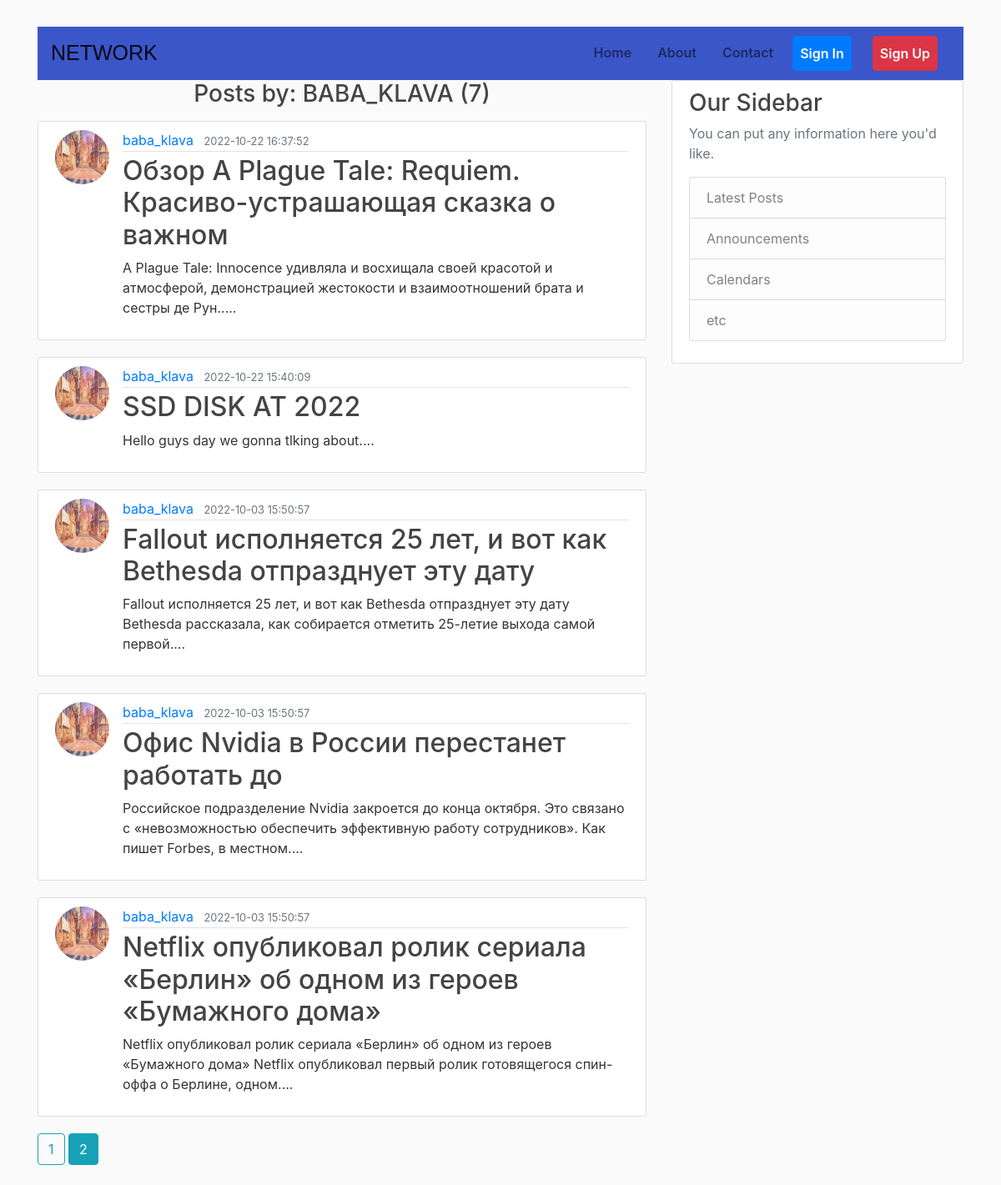
Page /user/baba_klava on the committed database.
### main/models.py (models this page shows, shortened)
class User(db.Model, UserMixin):
    id = db.Column(db.Integer, primary_key=True)
    username = db.Column(db.String(20), unique=True, nullable=False)
    email = db.Column(db.String(120), unique=True, nullable=False)
    image_file = db.Column(db.String(20),
                           nullable=False,
                           default='default.jpg')
    password = db.Column(db.String(60), nullable=False)
    posts = db.relationship('Post', backref='author', lazy=True)

class Post(db.Model):
    id = db.Column(db.Integer, primary_key=True)
    title = db.Column(db.String(100), nullable=False)
    data_posted = db.Column(db.DateTime,
                            nullable=False,
                            default=datetime.utcnow())
    content = db.Column(db.Text, nullable=False)
    post_picture = db.Column(db.String(20), nullable=True, default=None)
    user_id = db.Column(db.Integer, db.ForeignKey('user.id'), nullable=False)

### main/users/routes.py (the view)
@users.route("/user/<string:username>")
def user_posts(username):
    page = request.args.get('page', 1, type=int)
    user = User.query.filter_by(username=username).first_or_404()
    posts = Post.query.filter_by(author=user)\
        .order_by(Post.data_posted.desc())\
        .paginate(per_page=5, page=page)
    return render_template('user_posts.html', posts=posts, user=user)

### main/templates/user_posts.html
{% extends "layout.html"%}
{% block content %}
<h3 style="text-align: center;" class="mb-3">Posts by: {{user.username.upper()}} ({{posts.total}})</h1>
{% for post in posts.items %}
<article class="media content-section">
    <img class="rounded-circle article-img"
        src="{{ url_for('static', filename = 'profile_pics/' + post.author.image_file) }}">
    <div class="media-body">
        <div class="article-metadata">
            <a class="mr-2" href="{{ url_for('users.user_posts', username=post.author.username )}}">{{ post.author.username }}</a>
            <small class="text-muted">{{ post.data_posted.strftime('%Y-%m-%d %H:%M:%S') }}</small>
        </div>
        <h2><a class="article-title" href="{{ url_for('posts.post', post_id=post.id)}}">{{ post.title }}</a></h2>
        <p class="article-content">{{ " ".join(post.content.split()[:20]) + "...." }}</p>
    </div>
</article>
{%endfor%}
<div class="paginate">
{% for page_num in posts.iter_pages(left_edge=1, right_edge=1, left_current=1, right_current=2) %}
    {% if page_num %}
        {% if posts.page == page_num %}
        <a class="btn btn-outline-info mb-4" href="{{ url_for('users.user_posts',username=user.username,page=page_num) }}">{{page_num}}</a>
        {% else %}
        <a class="btn btn-info mb-4" href="{{ url_for('users.user_posts',username=user.username,page=page_num) }}">{{page_num}}</a>
        {% endif %}
    {% else %}
        ...
    {% endif %}
{%endfor%}
</div>
{% endblock content%}
{% block menu %}
<div class="col-md-4">
    <div class="content-section">
        <h3>Our Sidebar</h3>
        <p class='text-muted'>You can put any information here you'd like.
        <ul class="list-group">
            <li class="list-group-item list-group-item-light">Latest Posts</li>
            <li class="list-group-item list-group-item-light">Announcements</li>
            <li class="list-group-item list-group-item-light">Calendars</li>
            <li class="list-group-item list-group-item-light">etc</li>
        </ul>
        </p>
    </div>
</div>
{% endblock menu%}

### main/static/postcss/posts_style.css (style rules this page uses)
body { background: #fafafa; color: #333333; margin-top: 2rem; }
h1, h2, h3, h4, h5, h6 { color: #444444; }
.content-section { background: #ffffff; padding: 10px 20px; border: 1px solid #dddddd; border-radius: 3px; margin-bottom: 20px; }
.article-title { color: #444444; }
.article-content { white-space: pre-line; }
.article-img { height: 65px; width: 65px; margin-right: 16px; }
.article-metadata { padding-bottom: 1px; margin-bottom: 4px; border-bottom: 1px solid #e3e3e3 }

### rows in the picture
User: username "BABA_KLAVA"
Post: image_file (picture), author.username "baba_klava", data_posted "2022-10-22 16:37:52", title "Обзор A Plague Tale: Requiem. Красиво-устрашающая сказка о важном", content "A Plague Tale: Innocence удивляла и восхищала своей красотой и атмосферой, демонстрацией жестокости и взаимоотношений брата и сестры де Рун....."
Post: image_file (picture), author.username "baba_klava", data_posted "2022-10-22 15:40:09", title "SSD DISK AT 2022", content "Hello guys day we gonna tlking about...."
Post: image_file (picture), author.username "baba_klava", data_posted "2022-10-03 15:50:57", title "Fallout исполняется 25 лет, и вот как Bethesda отпразднует эту дату", content "Fallout исполняется 25 лет, и вот как Bethesda отпразднует эту дату Bethesda рассказала, как собирается отметить 25-летие выхода самой первой...."
Post: image_file (picture), author.username "baba_klava", data_posted "2022-10-03 15:50:57", title "Офис Nvidia в России перестанет работать до", content "Российское подразделение Nvidia закроется до конца октября. Это связано с «невозможностью обеспечить эффективную работу сотрудников». Как пишет Forbes, в местном...."
Post: image_file (picture), author.username "baba_klava", data_posted "2022-10-03 15:50:57", title "Netflix опубликовал ролик сериала «Берлин» об одном из героев «Бумажного дома»", content "Netflix опубликовал ролик сериала «Берлин» об одном из героев «Бумажного дома» Netflix опубликовал первый ролик готовящегося спин-оффа о Берлине, одном...."

### other values in the picture
{{ posts.total }} "7"
{{ page_num }} "1"
{{ page_num }} "2"
